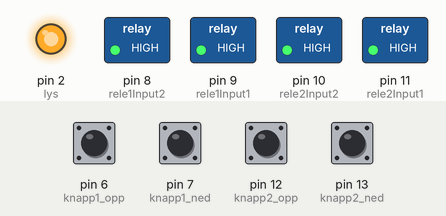
This sketch was run on a simulated Arduino Uno, built with avr-gcc and run on an emulated ATmega328P. On the bench: switched loads named in the sketch (green lamp = pin HIGH), output pins drawn as LEDs (lit = HIGH). The test bench sets the inputs (shaded band); at power-on: pin 6 (knapp1_opp), pin 7 (knapp1_ned), pin 12 (knapp2_opp), pin 13 (knapp2_ned) HIGH.

Above: at 1.2 s.
1.3 s: pin 6 (knapp1_opp) pulled LOW for 0.15 s
At 1.37 s:
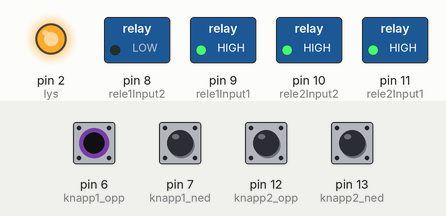
2.9 s: pin 7 (knapp1_ned) pulled LOW for 0.15 s
At 2.97 s:
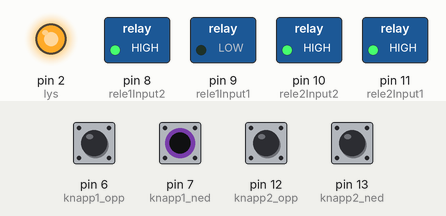
4.5 s: pin 12 (knapp2_opp) pulled LOW for 0.15 s
At 4.57 s:
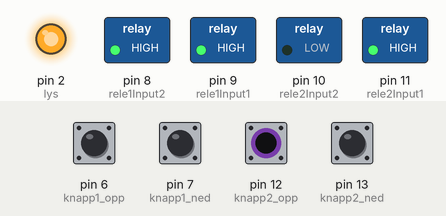
6.1 s: pin 13 (knapp2_ned) pulled LOW for 0.15 s
At 6.17 s:
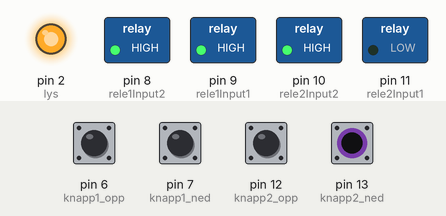
Timing chart, 0 to 8.7 s (numbered marks = the images above; inputs shaded):
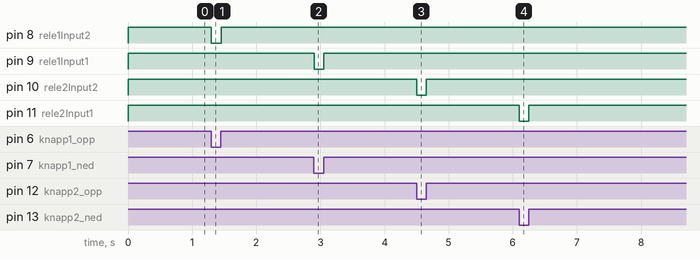

Measured:
- after the input at 1.3 s, pin 8 (rele1Input2): HIGH → LOW at once, → HIGH 0.15 s later
- after the input at 2.9 s, pin 9 (rele1Input1): HIGH → LOW at once, → HIGH 0.15 s later
- after the input at 4.5 s, pin 10 (rele2Input2): HIGH → LOW at once, → HIGH 0.15 s later
- after the input at 6.1 s, pin 11 (rele2Input1): HIGH → LOW at once, → HIGH 0.15 s later

The sketch:

Sylinder_knapp_opp_og_ned_2_sylindere.ino
```cpp
const int knapp1_opp = 6;
const int knapp1_ned = 7;
const int knapp2_opp = 12;
const int knapp2_ned = 13;
const int rele1Input1 = 9;//rele styrer aktuaktoren
const int rele1Input2 = 8;
const int rele2Input1 = 11;//rele styrer aktuaktoren
const int rele2Input2 = 10;
const int lys = 2;

void setup() {
  pinMode(knapp1_opp, INPUT_PULLUP);
  pinMode(knapp1_ned, INPUT_PULLUP);
  pinMode(knapp2_opp, INPUT_PULLUP);
  pinMode(knapp2_ned, INPUT_PULLUP);
  pinMode(rele1Input1, OUTPUT);
  pinMode(rele1Input2, OUTPUT);
  pinMode(rele2Input1, OUTPUT);
  pinMode(rele2Input2, OUTPUT);

  digitalWrite(rele1Input1, HIGH);
  digitalWrite(rele1Input2, HIGH);
  digitalWrite(rele2Input1, HIGH);
  digitalWrite(rele2Input2, HIGH);

  pinMode(lys, OUTPUT);
  digitalWrite(lys, HIGH);
}

void loop(){

  // Aktuator 1 går opp (knapp_opp trykka = LOW)
  if(digitalRead(knapp1_opp) == LOW && digitalRead(knapp1_ned) == HIGH && digitalRead(knapp2_ned) == HIGH && digitalRead(knapp2_opp) == HIGH){
    digitalWrite(rele1Input1, HIGH);
    digitalWrite(rele1Input2, LOW);
  }

  // Aktuator går ned (knapp_ned trykka = LOW)
  else if(digitalRead(knapp1_opp) == HIGH && digitalRead(knapp1_ned) == LOW && digitalRead(knapp2_ned) == HIGH && digitalRead(knapp2_opp) == HIGH){
    digitalWrite(rele1Input1, LOW);
    digitalWrite(rele1Input2, HIGH);
  }

  // Ingen knapp trykka → stopp
  else{
    digitalWrite(rele1Input1, HIGH);
    digitalWrite(rele1Input2, HIGH);
  }


  // Aktuator 2 går opp (knapp_opp trykka = LOW)
  if(digitalRead(knapp2_opp) == LOW && digitalRead(knapp2_ned) == HIGH && digitalRead(knapp1_ned) == HIGH && digitalRead(knapp1_opp) == HIGH){
    digitalWrite(rele2Input1, HIGH);
    digitalWrite(rele2Input2, LOW);
  }

  // Aktuator går ned (knapp_ned trykka = LOW)
  else if(digitalRead(knapp2_opp) == HIGH && digitalRead(knapp2_ned) == LOW && digitalRead(knapp1_ned) == HIGH && digitalRead(knapp1_opp) == HIGH){
    digitalWrite(rele2Input1, LOW);
    digitalWrite(rele2Input2, HIGH);
  }

  // Ingen knapp trykka → stopp
  else{
    digitalWrite(rele2Input1, HIGH);
    digitalWrite(rele2Input2, HIGH);
  }
}
```
